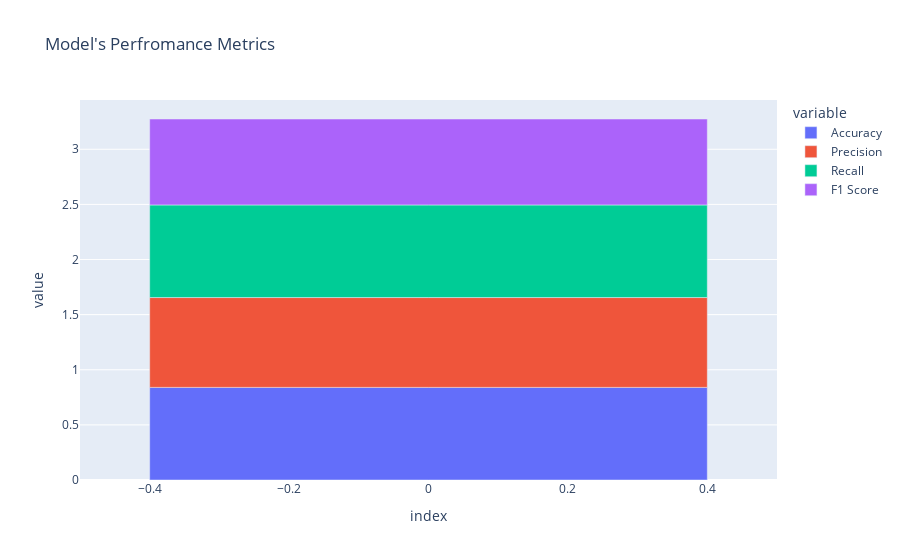

This figure's notebook cell:
### Code cell
px.bar(performanceDataFrame, title='Model\'s Perfromance Metrics').show()

### Figure 1 — Plotly figure (JSON) as saved in the notebook; plotly's stock layout.template omitted (floating-point values rounded to 4 significant figures)
{"data": [{"alignmentgroup": "True", "hovertemplate": "variable=Accuracy<br>index=%{x}<br>value=%{y}<extra></extra>", "legendgroup": "Accuracy", "marker": {"color": "#636efa", "pattern": {"shape": ""}}, "name": "Accuracy", "offsetgroup": "Accuracy", "orientation": "v", "showlegend": true, "textposition": "auto", "type": "bar", "x": [0], "xaxis": "x", "y": [0.8401], "yaxis": "y"}, {"alignmentgroup": "True", "hovertemplate": "variable=Precision<br>index=%{x}<br>value=%{y}<extra></extra>", "legendgroup": "Precision", "marker": {"color": "#EF553B", "pattern": {"shape": ""}}, "name": "Precision", "offsetgroup": "Precision", "orientation": "v", "showlegend": true, "textposition": "auto", "type": "bar", "x": [0], "xaxis": "x", "y": [0.815], "yaxis": "y"}, {"alignmentgroup": "True", "hovertemplate": "variable=Recall<br>index=%{x}<br>value=%{y}<extra></extra>", "legendgroup": "Recall", "marker": {"color": "#00cc96", "pattern": {"shape": ""}}, "name": "Recall", "offsetgroup": "Recall", "orientation": "v", "showlegend": true, "textposition": "auto", "type": "bar", "x": [0], "xaxis": "x", "y": [0.8401], "yaxis": "y"}, {"alignmentgroup": "True", "hovertemplate": "variable=F1 Score<br>index=%{x}<br>value=%{y}<extra></extra>", "legendgroup": "F1 Score", "marker": {"color": "#ab63fa", "pattern": {"shape": ""}}, "name": "F1 Score", "offsetgroup": "F1 Score", "orientation": "v", "showlegend": true, "textposition": "auto", "type": "bar", "x": [0], "xaxis": "x", "y": [0.7795], "yaxis": "y"}], "layout": {"barmode": "relative", "legend": {"title": {"text": "variable"}, "tracegroupgap": 0}, "title": {"text": "Model's Perfromance Metrics"}, "xaxis": {"anchor": "y", "domain": [0, 1], "title": {"text": "index"}}, "yaxis": {"anchor": "x", "domain": [0, 1], "title": {"text": "value"}}}}
